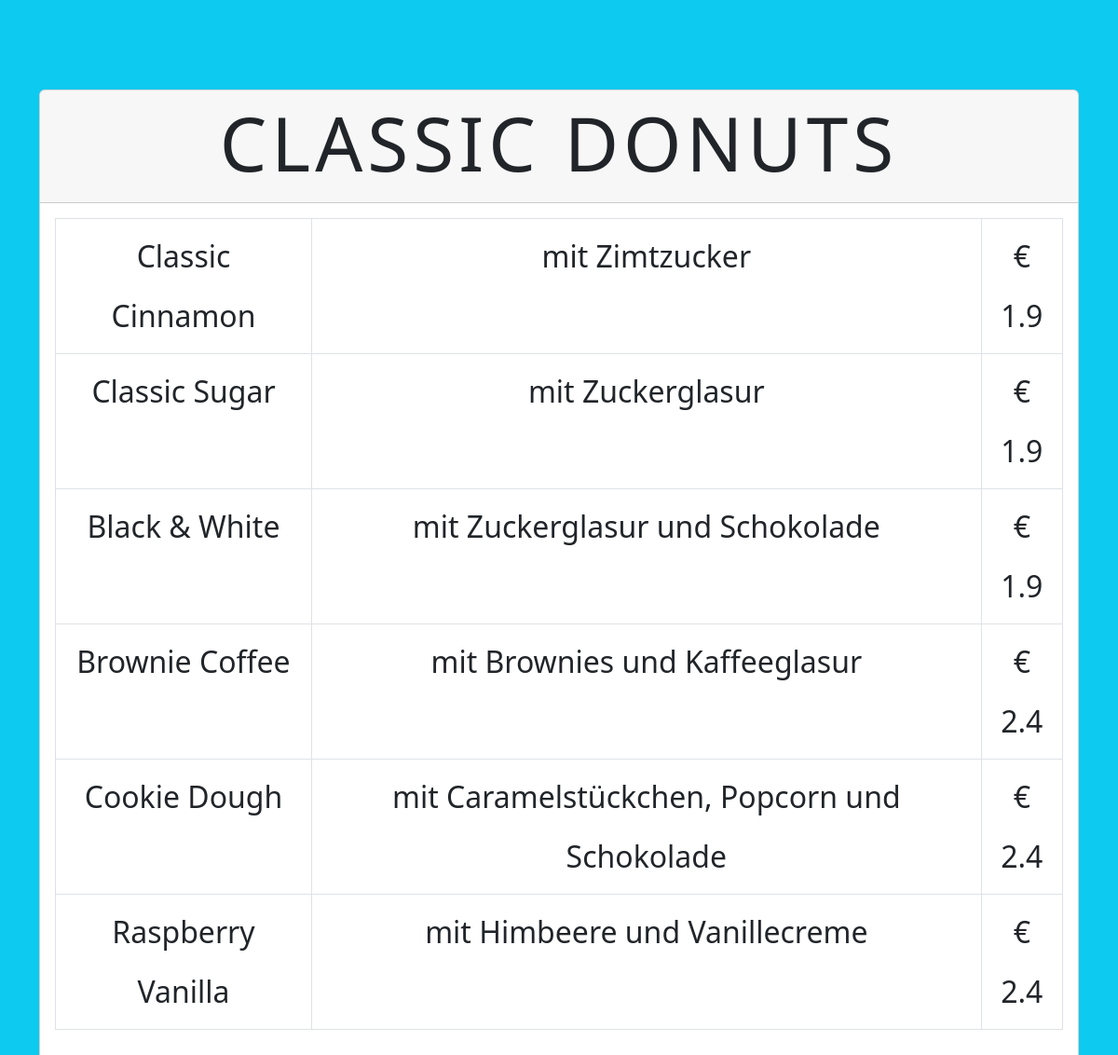
Page /FRONTEND_DISPLAY/root/pages/display_classic.php on the earlier database version.
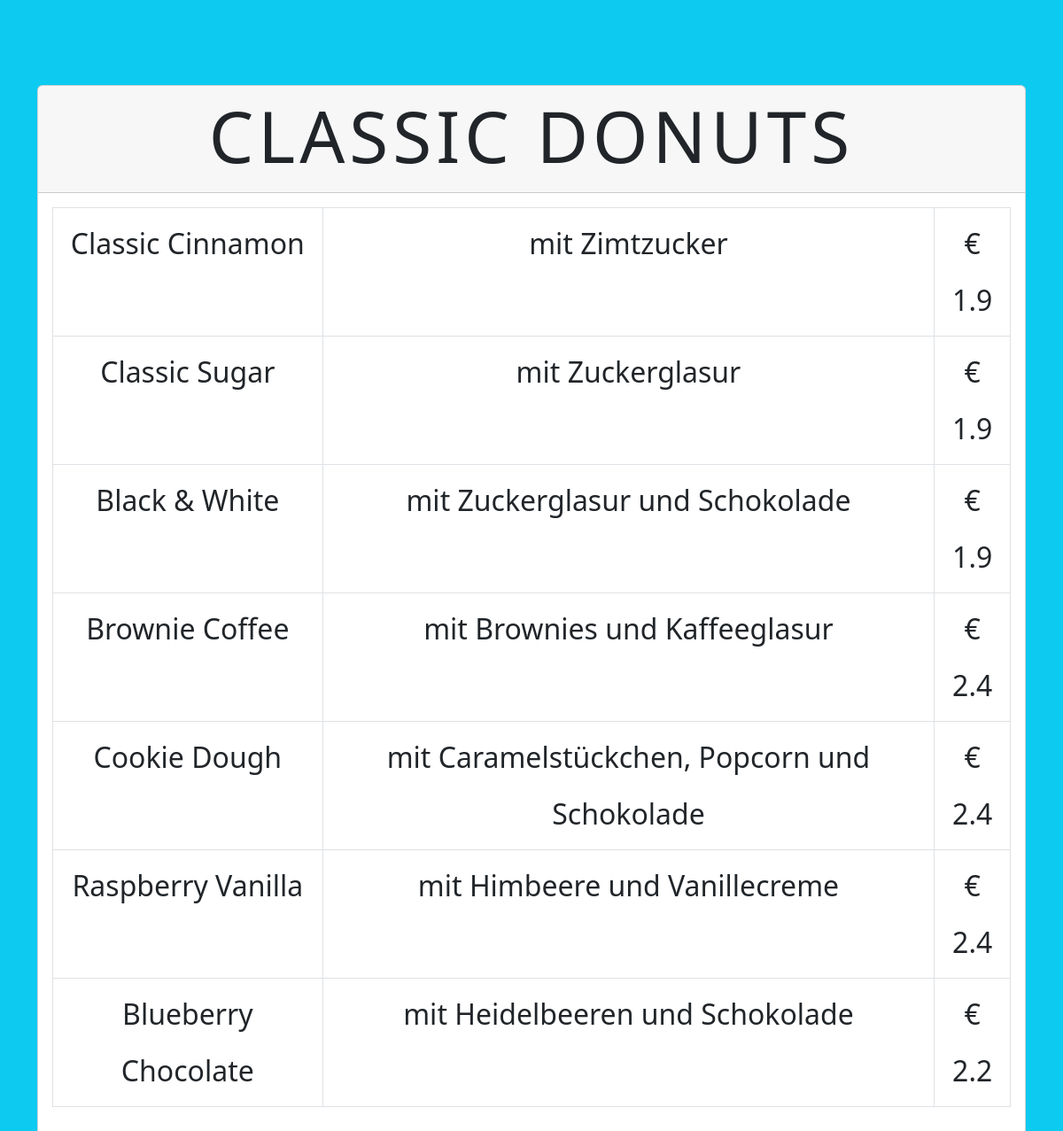
Same page on the later database version.
### tables this page shows
CREATE TABLE `products` (
  `id` int(11) NOT NULL,
  `category` varchar(225) NOT NULL,
  `name` varchar(225) NOT NULL,
  `price` float NOT NULL,
  `quantity` int(11) NOT NULL,
  `unit` varchar(225) NOT NULL,
  `image` varchar(225) NOT NULL,
  `description` varchar(1000) NOT NULL,
  `date` date NOT NULL,
  `status` varchar(225) NOT NULL
);

### FRONTEND_DISPLAY/root/pages/display_classic.php (the view, shortened to what this page needs)
<?php
require_once('../../db/db.php');
$query = "SELECT * FROM products";
$result = mysqli_query($connection, $query);
?>
<!DOCTYPE html>
<html lang="en">
<head>
    <link rel="stylesheet" href="../../css/style.css">
    <link rel="stylesheet" href="../../../lib/bootstrap/bootstrap.min.css">
</head>
<body class="bg-info">
    <div class="container">
        <div class="row mt-5">
            <div class="col">
                <div class="card mt-5">
                    <div class="card-header">
                        <h2 class="display-1 text-center" style="text-transform: uppercase; letter-spacing: 5px;"> Classic Donuts</h2>
                    </div>
                    <div class="card-body">
                        <table class="table table-bordered text-center">
                            <tr>
                                <?php
                                    while($row = mysqli_fetch_assoc($result)) { ?>
                                <td class="fs-2 lh-lg"><?php echo $row['name']?></td>
                                <td class="fs-2 lh-lg"><?php echo $row['description']?></td>
                                <td class="fs-2 lh-lg">€ <?php echo $row['price']?></td>
                            </tr>
                                <?php
                                    }
                                ?>
                        </table>
                    </div>
                </div>
            </div>
        </div>
    </div>

Differences in the rows shown:
added products: name "Blueberry Chocolate", description "mit Heidelbeeren und Schokolade", price "2.2"
